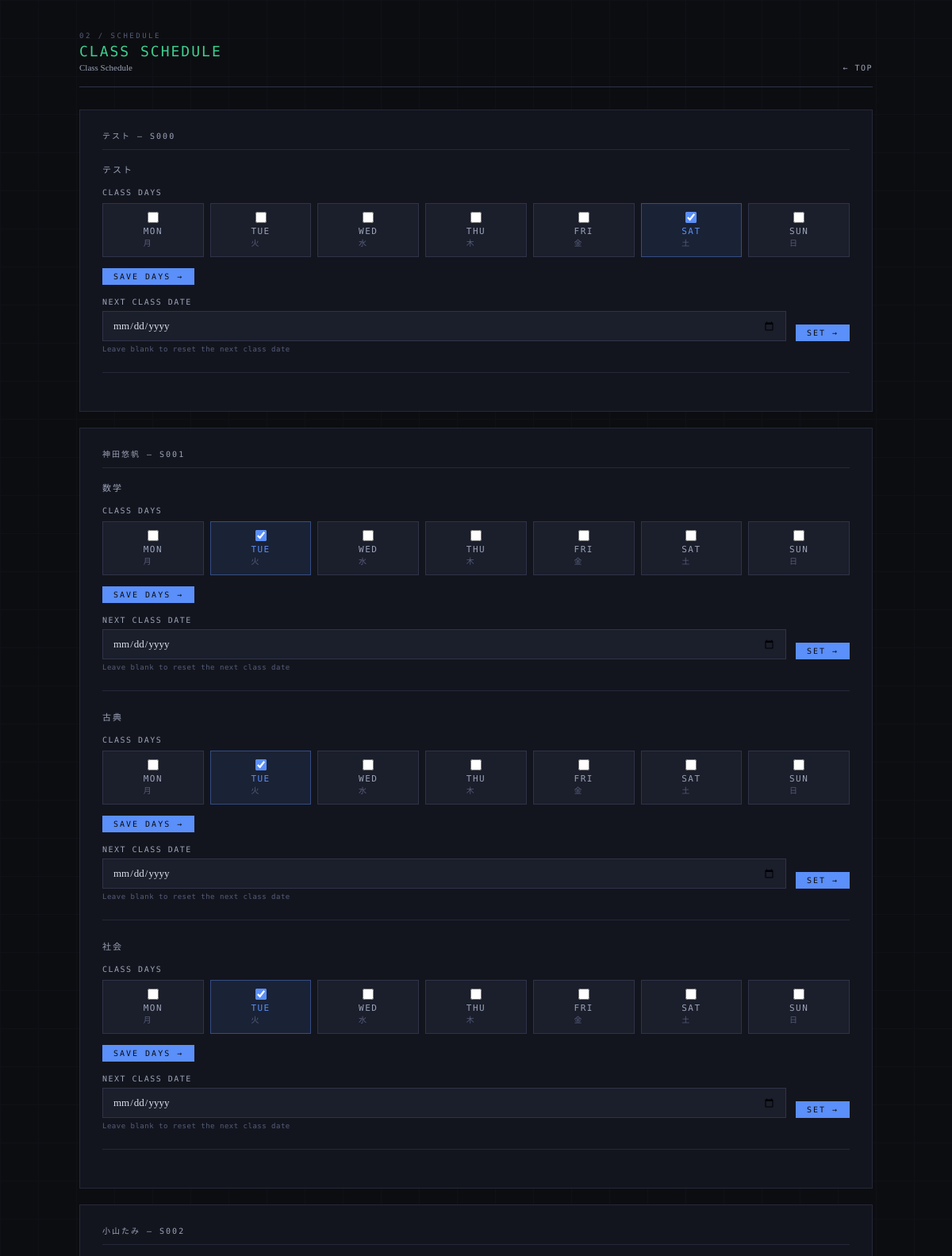
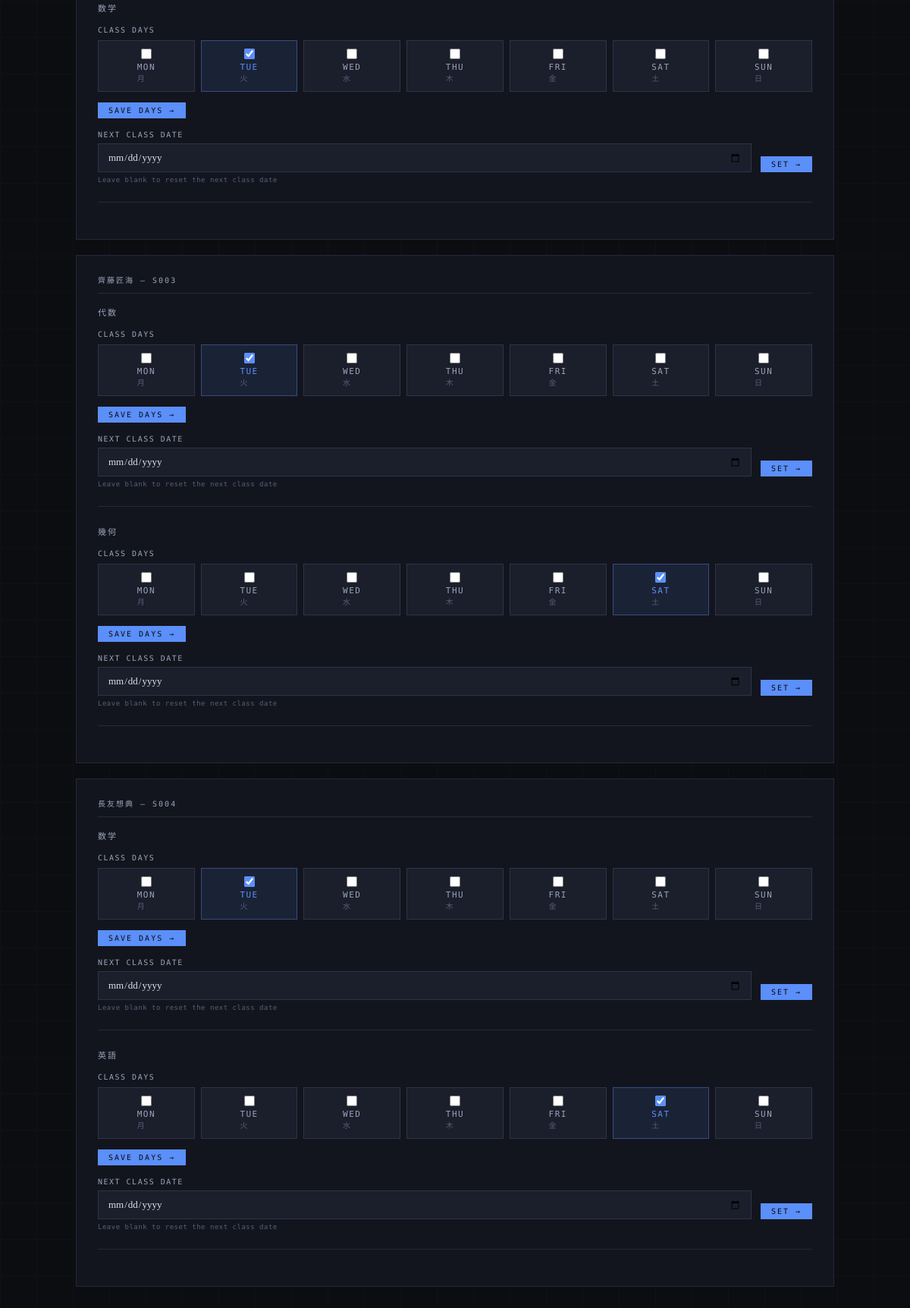
The app's page /class_schedule with its own data (2 pictures, top to bottom).
### tables this page shows
CREATE TABLE students (
            student_id TEXT PRIMARY KEY,
            name TEXT NOT NULL,
            subjects TEXT NOT NULL
        , plan_mode TEXT DEFAULT 'all');

### app.py (the view)
@app.route("/class_schedule", methods=["GET", "POST"])
def class_schedule():
    conn = get_connection()
    c = conn.cursor()
    c.execute("SELECT * FROM students ORDER BY student_id")
    students = c.fetchall()
    schedule_map = {}
    c.execute("SELECT student_id, subject, dow FROM class_schedule_base")
    for row in c.fetchall():
        sid  = row["student_id"]
        subj = row["subject"]
        dow  = row["dow"]
        if sid  not in schedule_map: schedule_map[sid]  = {}
        if subj not in schedule_map[sid]: schedule_map[sid][subj] = {}
        schedule_map[sid][subj][dow] = True
    next_class_map = {}
    c.execute("SELECT student_id, subject, next_class_date FROM class_schedule_override")
    for row in c.fetchall():
        sid  = row["student_id"]
        subj = row["subject"]
        if sid not in next_class_map: next_class_map[sid] = {}
        next_class_map[sid][subj] = row["next_class_date"] or ""
    conn.close()
    return render_template("class_schedule.html",
                           students=students,
                           schedule_map=schedule_map,
                           next_class_map=next_class_map)

### database.py (called while the page is built)
def get_connection():
    conn = sqlite3.connect(DB_PATH)
    conn.row_factory = sqlite3.Row
    return conn

### templates/class_schedule.html (shortened to what this page needs)
<!DOCTYPE html>
<html lang="ja">
<head>
</head>
<body>
<div class="container">
  <div class="page-header fade-in">
    <div>
      <div class="page-label">02 / Schedule</div>
      <div class="page-title" style="color:var(--green);">Class Schedule</div>
      <div class="page-title-ja">Class Schedule</div>
    </div>
    <a class="page-header-back" href="/">TOP</a>
  </div>
  {% for student in students %}
  <div class="card fade-in">
    <div class="card-title">{{ student.name }} — {{ student.student_id }}</div>
    {% for subject in student.subjects.split(',') %}
    {% set subj = subject.strip() %}
    <div style="margin-bottom:24px;padding-bottom:24px;border-bottom:1px solid var(--border);">
      <div style="font-family:'DM Mono',monospace;font-size:11px;letter-spacing:2px;
        text-transform:uppercase;color:var(--text-muted);margin-bottom:14px;">
        {{ subj }}
      </div>
      <form method="POST" action="/class_schedule/set">
        <label>Class Days</label>
        <div class="dow-grid">
          {% for i in range(7) %}
          {% set dv = ['mon','tue','wed','thu','fri','sat','sun'][i] %}
          {% set de = ['Mon','Tue','Wed','Thu','Fri','Sat','Sun'][i] %}
          {% set dj = ['月','火','水','木','金','土','日'][i] %}
          <label class="dow-btn" style="margin:0;">
            <input type="checkbox" name="dows" value="{{ dv }}"
              {% if schedule_map.get(student.student_id, {}).get(subj, {}).get(dv) %}checked{% endif %}>
            <span>{{ de }}<br><span style="font-size:10px;color:var(--text-dim);">{{ dj }}</span></span>
          </label>
          {% endfor %}
        </div>
        <div style="margin-top:14px;">
          <button type="submit" class="btn btn-primary btn-sm">Save Days →</button>
        </div>
      </form>
      <form method="POST" action="/class_schedule/next" style="margin-top:16px;">
        <label>Next Class Date</label>
        <div style="display:flex;gap:12px;align-items:flex-end;">
          <div style="flex:1;">
            <input type="date" name="next_class_date"
              value="{{ next_class_map.get(student.student_id, {}).get(subj, '') }}">
          </div>
          <button type="submit" class="btn btn-primary btn-sm" style="white-space:nowrap;">
            Set →
          </button>
        </div>
        <p class="hint">Leave blank to reset the next class date</p>
      </form>
    </div>
    {% endfor %}
  </div>
  {% endfor %}
</div>
</body>
</html>

### templates/class_schedule.html (style rules this page uses)
:root { --bg:#0c0d11; --surface:#13151e; --surface2:#1b1e2b; --surface3:#222536; --border:#252838; --border-light:#2f3347; --text:#dde1ec; --text-muted:#9aa3b8; --text-dim:#555d7a; --blue:#5b8ff9; --green:#3ecf8e; --amber:#f5a623; --rose:#f06292; --red:#ef4444; --blue-bg:rgba(91,143,249,0.10); --green-bg:rgba(62,207,142,0.10); --amber-bg:rgba(245,166,35,0.10); --rose-bg:rgba(240,98,146,0.10); }
*, *::before, *::after { margin:0; padding:0; box-sizing:border-box; }
body { font-family:'Noto Serif JP',serif; background:var(--bg); color:var(--text); min-height:100vh; padding:40px 32px 80px; -webkit-font-smoothing:antialiased; }
body::after { content:''; position:fixed; inset:0; background-image: linear-gradient(var(--border) 1px,transparent 1px), linear-gradient(90deg,var(--border) 1px,transparent 1px); background-size:48px 48px; opacity:0.15; pointer-events:none; z-index:0; }
.container { max-width:1000px; margin:0 auto; position:relative; z-index:1; }
.page-header { display:flex; align-items:flex-end; justify-content:space-between; margin-bottom:28px; padding-bottom:18px; border-bottom:1px solid var(--border-light); }
.page-label { font-family:'DM Mono',monospace; font-size:9px; letter-spacing:2.5px; text-transform:uppercase; color:var(--text-dim); margin-bottom:4px; }
.page-title { font-family:'DM Mono',monospace; font-weight:500; font-size:18px; letter-spacing:2px; text-transform:uppercase; }
.page-title-ja { font-family:'Noto Serif JP',serif; font-weight:300; font-size:11px; color:var(--text-muted); margin-top:4px; }
.page-header-back { font-family:'DM Mono',monospace; font-size:10px; color:var(--text-muted); letter-spacing:1.5px; text-decoration:none; transition:color 0.15s; }
.page-header-back::before { content:'← '; }
.card { background:var(--surface); border:1px solid var(--border); padding:24px 28px; margin-bottom:20px; }
.card-title { font-family:'DM Mono',monospace; font-size:10px; letter-spacing:2px; text-transform:uppercase; color:var(--text-muted); margin-bottom:16px; padding-bottom:10px; border-bottom:1px solid var(--border); }
label { display:block; font-family:'DM Mono',monospace; font-size:10px; letter-spacing:1.5px; text-transform:uppercase; color:var(--text-muted); margin-bottom:6px; margin-top:16px; }
label:first-child { margin-top:0; }
input[type="text"], input[type="date"], input[type="number"], select, textarea { width:100%; padding:9px 12px; background:var(--surface2); border:1px solid var(--border-light); color:var(--text); font-family:'Noto Serif JP',serif; font-size:13px; outline:none; transition:border-color 0.15s; }
.btn { font-family:'DM Mono',monospace; font-size:11px; letter-spacing:2px; text-transform:uppercase; padding:10px 24px; border:none; cursor:pointer; transition:all 0.15s; display:inline-flex; align-items:center; gap:8px; }
.btn-primary { background:var(--blue); color:#0c0d11; }
.btn-sm { padding:5px 14px; font-size:10px; }
.hint { font-family:'DM Mono',monospace; font-size:9px; color:var(--text-dim); margin-top:5px; letter-spacing:0.5px; }
.fade-in { animation:fadeIn 0.3s ease both; }
a { color:var(--blue); text-decoration:none; }
input[type="checkbox"] { accent-color:var(--blue); width:14px; height:14px; }
.dow-grid { display:grid; grid-template-columns:repeat(7,1fr); gap:8px; margin-top:8px; }
.dow-btn { display:flex; flex-direction:column; align-items:center; padding:10px 6px; background:var(--surface2); border:1px solid var(--border-light); cursor:pointer; transition:all 0.15s; user-select:none; }
.dow-btn:has(input:checked) { background:var(--blue-bg); border-color:rgba(91,143,249,0.4); }
.dow-btn span { font-family:'DM Mono',monospace; font-size:11px; color:var(--text-muted); margin-top:4px; }
.dow-btn:has(input:checked) span { color:var(--blue); }
.dow-btn input { accent-color:var(--blue); }

### records on screen
students: name "テスト", student_id "S000", subjects "テスト", de "MON" "TUE" "WED" "THU" "FRI" "SAT" "SUN", dj "月" "火" "水" "木" "金" "土" "日", subjects "☑"
students: name "神田悠帆", student_id "S001", subj "数学" "古典" "社会", de "MON" "TUE" "WED" "THU" "FRI" "SAT" "SUN" "MON" "TUE" "WED" "THU" "FRI" "SAT" "SUN" "MON" "TUE" "WED" "THU" "FRI" "SAT" "SUN", dj "月" "火" "水" "木" "金" "土" "日" "月" "火" "水" "木" "金" "土" "日" "月" "火" "水" "木" "金" "土" "日", student_id "☑" "☑" "☑"
students: name "小山たみ", student_id "S002", subjects "数学", de "MON" "TUE" "WED" "THU" "FRI" "SAT" "SUN", dj "月" "火" "水" "木" "金" "土" "日", subjects "☑"
students: name "齊藤匠海", student_id "S003", subj "代数" "幾何", de "MON" "TUE" "WED" "THU" "FRI" "SAT" "SUN" "MON" "TUE" "WED" "THU" "FRI" "SAT" "SUN", dj "月" "火" "水" "木" "金" "土" "日" "月" "火" "水" "木" "金" "土" "日", student_id "☑" "☑"
students: name "長友想典", student_id "S004", subj "数学" "英語", de "MON" "TUE" "WED" "THU" "FRI" "SAT" "SUN" "MON" "TUE" "WED" "THU" "FRI" "SAT" "SUN", dj "月" "火" "水" "木" "金" "土" "日" "月" "火" "水" "木" "金" "土" "日", student_id "☑" "☑"
